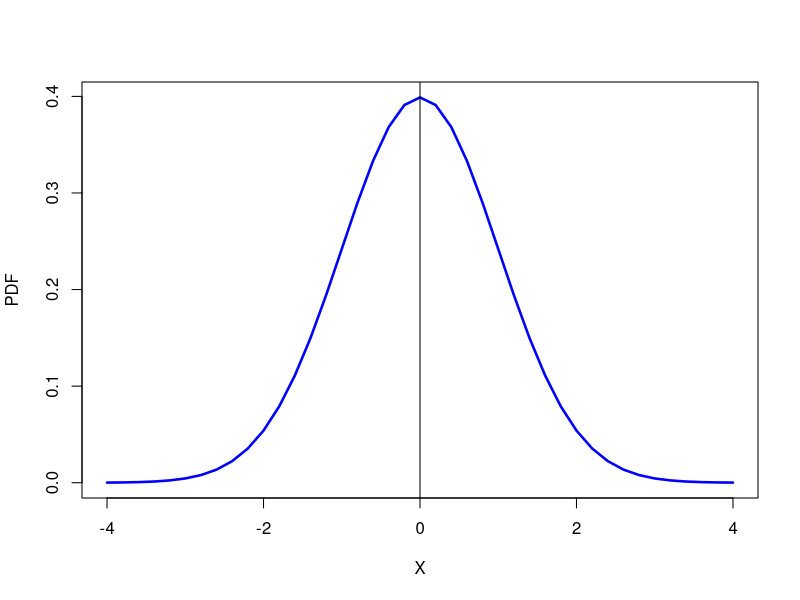

This chart was generated by the following R code:
# ------------------------------------------------------------------------------
# Course:       MSM - Selected Topics of Mathematical Statistics
# ------------------------------------------------------------------------------
# Quantlet:     MSMpdfnormal
# ------------------------------------------------------------------------------
# Description:  Simulates data from the standard normal distribution N(0,1) 
#               and then plots the PDF funtion.
# ------------------------------------------------------------------------------
# Keywords:     simulation, pdf, plot, normal, standard, normal-distribution, distribution
# ------------------------------------------------------------------------------ 
# See also:     MSMcdfnormal, MSMpdfbinomial    
# ------------------------------------------------------------------------------
# Author:       Xiu Xu 20150603
# ------------------------------------------------------------------------------


graphics.off()
rm(list = ls()) #remove variable definitions

n = 100
set.seed(80)
y = rnorm(n,0,1)  #Generate standard normal random numbers

#Plot the PDF 
plot(seq(-4,4,0.2), dnorm(seq(-4,4,0.2),0,1), col="blue", type="l", lwd=2.5, ylab="PDF", xlab="X")
abline(v=0)
